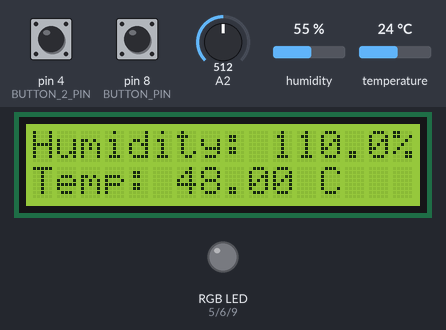
Recording of a sketch running on a simulated Arduino Uno, built with avr-gcc and run on an emulated ATmega328P. On the bench: 16×2 character LCD, an RGB LED mixed from three pins (HIGH = lit). Inputs (shaded band) come from the test bench; at power-on: pin 8 (BUTTON_PIN) HIGH, A2 = 512, pin 4 (BUTTON_2_PIN) HIGH, humidity 55 %, temperature 24 °C.

Above: at 2.7 s.
2.8 s: pin 8 (BUTTON_PIN) pulled LOW for 2.4 s
At 4.8 s:
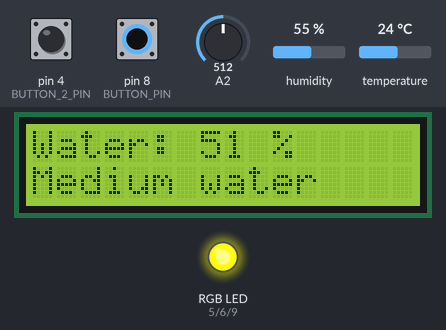
6.7 s: A2 set to 482
At 8.1 s:
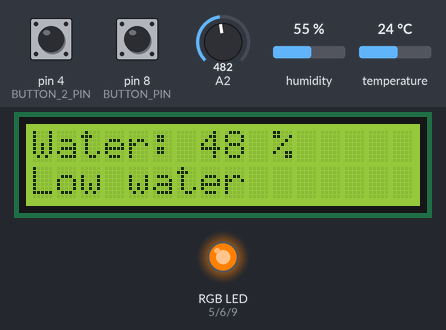
13.2 s: A2 set to 216
At 14.3 s:
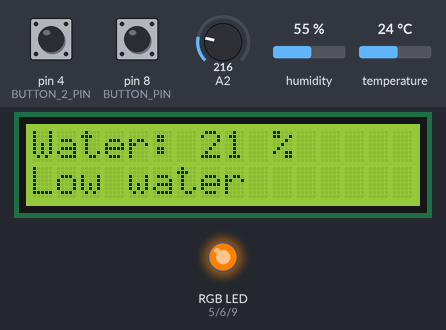
19.7 s: A2 set to 185
At 20.7 s:
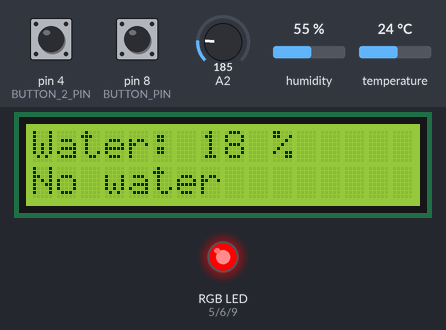
22.5 s: A2 set to 900
At 23.1 s:
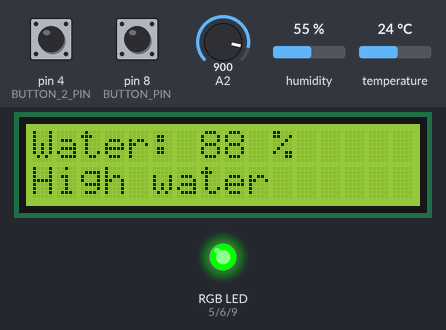
25.3 s: pin 4 (BUTTON_2_PIN) pulled LOW for 2.4 s
At 27.9 s:
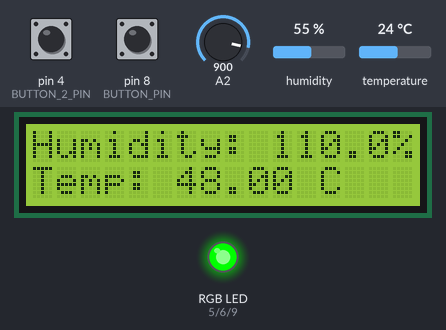
Timing chart, 0 to 29.4 s (numbered marks = the images above; inputs shaded):
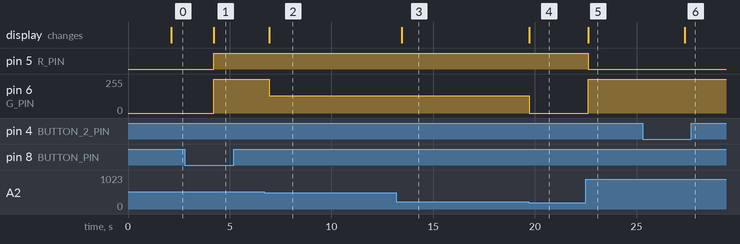

The sketch:

sketch.ino
```cpp
#include <LiquidCrystal_I2C.h>

const int BUTTON_PIN = 8;
const int BUTTON_2_PIN = 4;

LiquidCrystal_I2C lcd(0x27, 16, 2);

void setup() {
  lcd.init();
  lcd.backlight();
  init_rgb_led();
  initButtons();
  initDHT();
  initWater();
}


void loop() {

  /*lcd.clear();
  lcd.setCursor(0, 0);
  lcd.print(String(i));
  delay(2000);
  i += 1;*/
  buttons();
  //dht11();
  //water();
}
```

buttons.ino
```cpp
void initButtons() {

  //Serial.begin(9615);
  pinMode(BUTTON_PIN, INPUT_PULLUP);
  pinMode(BUTTON_2_PIN, INPUT_PULLUP);

}

bool page = true;

void buttons() {

  int buttonState = digitalRead(BUTTON_PIN);
  int button2State = digitalRead(BUTTON_2_PIN);

  //Serial.println(buttonState);

  if (buttonState == LOW) {
    lcd.clear();
    page = false;
  }

  if (button2State == LOW) {
    page = true;
  }

//-------------------------

  if (page == true) {
    dht11();
  }

  if (page == false) {
    water();
  }

}
```

rgbled.ino
```cpp
// RGB LED Functions
const uint8_t R_PIN = 5;
const uint8_t G_PIN = 6;
const uint8_t B_PIN = 9;

void init_rgb_led() {
    pinMode(R_PIN, OUTPUT);
    pinMode(G_PIN, OUTPUT);
    pinMode(B_PIN, OUTPUT);
}

void set_rgb_led(uint8_t r, uint8_t g, uint8_t b) { // from 0 to 255
    analogWrite(R_PIN, r);
    analogWrite(G_PIN, g);
    analogWrite(B_PIN, b);
}
```

tempsensor.ino
```cpp
#include "DHT.h"

#define DHTPIN 2
#define DHTTYPE DHT11   // DHT 11

DHT dht(DHTPIN, DHTTYPE);

void initDHT() {
  Serial.begin(9615);
  dht.begin();
}

void dht11() {
  // Wait a few seconds between measurements.
  delay(2000);

  // Reading temperature or humidity takes about 250 milliseconds!
  // Sensor readings may also be up to 2 seconds 'old' (its a very slow sensor)
  float h = dht.readHumidity();
  // Read temperature as Celsius (the default)
  float t = dht.readTemperature();

  // Check if any reads failed and exit early (to try again).
  if (isnan(h) || isnan(t)) {
    Serial.println(F("Failed to read from DHT sensor!"));
    return;

  }
  lcd.clear();
  lcd.setCursor(0, 0);
  lcd.print(F("Humidity: "));

  lcd.setCursor(10, 0);
  lcd.print(h * 2);

  lcd.setCursor(15, 0);
  lcd.print("%");
//_______________________________
  lcd.setCursor(0, 1);
  lcd.print(F("Temp: "));

  lcd.setCursor(6, 1);
  lcd.print(t * 2);

  lcd.setCursor(12, 1);
  lcd.print("C");

}
```

watersensor.ino
```cpp
void initWater() {

}

void water() {
  int value = analogRead(A2);  // Reading the analog value from pin A2

  value = value / 10;

  if (value < 20) {
      lcd.clear();

      lcd.setCursor(0, 0);
      lcd.print("Water: ");

      lcd.setCursor(7, 0);
      lcd.print(value);

      lcd.setCursor(10, 0);
      lcd.print("%");

      lcd.setCursor(0, 1);
      lcd.print("No water");
      set_rgb_led(255, 0, 0); // red
      delay(200);
    // Displaying the text "No water"

  } else if (value >= 20 && value < 50) {
    lcd.clear();

    lcd.setCursor(0, 0);
    lcd.print("Water: ");

    lcd.setCursor(7, 0);
    lcd.print(value);

    lcd.setCursor(10, 0);
    lcd.print("%");

    lcd.setCursor(0, 1);
    lcd.print("Low water");
    set_rgb_led(255, 128, 0); // orange
    delay(200);
    // Displaying the text "Low"

  } else if (value >= 50 && value < 80) {
    lcd.clear();

    lcd.setCursor(0, 0);
    lcd.print("Water: ");

    lcd.setCursor(7, 0);
    lcd.print(value);

    lcd.setCursor(10, 0);
    lcd.print("%");

    lcd.setCursor(0, 1);
    lcd.print("Medium water");
    set_rgb_led(255, 255, 0); // yellow
    delay(200);
   // Displaying the text "Medium"

  } else if (value >= 80) {
    lcd.clear();

    lcd.setCursor(0, 0);
    lcd.print("Water: ");

    lcd.setCursor(7, 0);
    lcd.print(value - 2);

    lcd.setCursor(10, 0);
    lcd.print("%");

    lcd.setCursor(0, 1);
    lcd.print("High water");
    set_rgb_led(0, 255, 0); // green
    delay(200);
    // Displaying the text "High"
    }
}
```

Measured:
- the behaviour switches between 500 and 499 on A2 (found by bisection; images 1 and 2)
- the behaviour switches between 200 and 199 on A2 (found by bisection; images 3 and 4)
- after the input at 2.8 s, pin 5 (R_PIN): LOW → HIGH after 1.4 s; pin 6 (G_PIN): 0/255 → 255/255 after 1.4 s; the display: changes after 1.4 s (image 1)
- after the input at 6.7 s, pin 6 (G_PIN): 255/255 → 128/255 after 0.24 s; the display: changes after 0.24 s (image 2)
- after the input at 13.2 s, the display: changes after 0.25 s (image 3)
- after the input at 19.7 s, pin 6 (G_PIN): 128/255 → 0/255 at once; the display: changes at once (image 4)
- after the input at 22.5 s, pin 5 (R_PIN): HIGH → LOW after 0.13 s; pin 6 (G_PIN): 0/255 → 255/255 after 0.13 s; the display: changes after 0.13 s (image 5)
- after the input at 25.3 s, the display: changes after 2.1 s (image 6)
